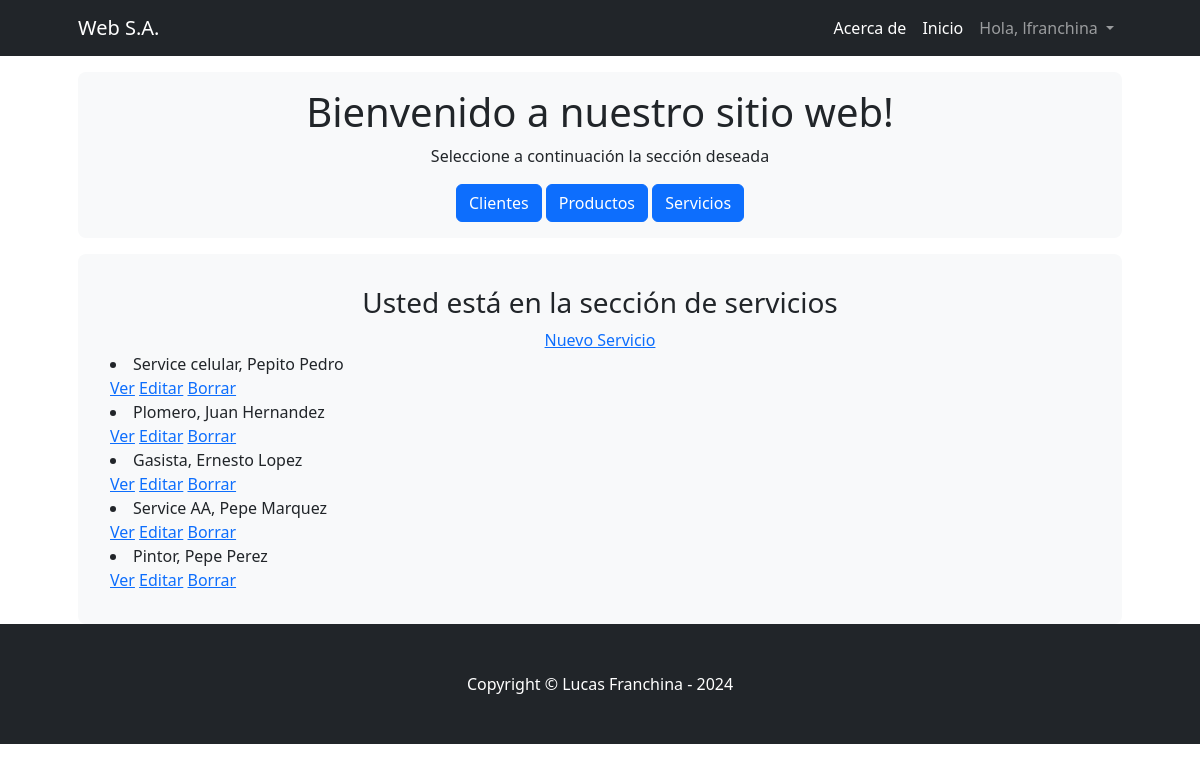
Before: /Appventas/servicios/ (signed in) with the older database file.
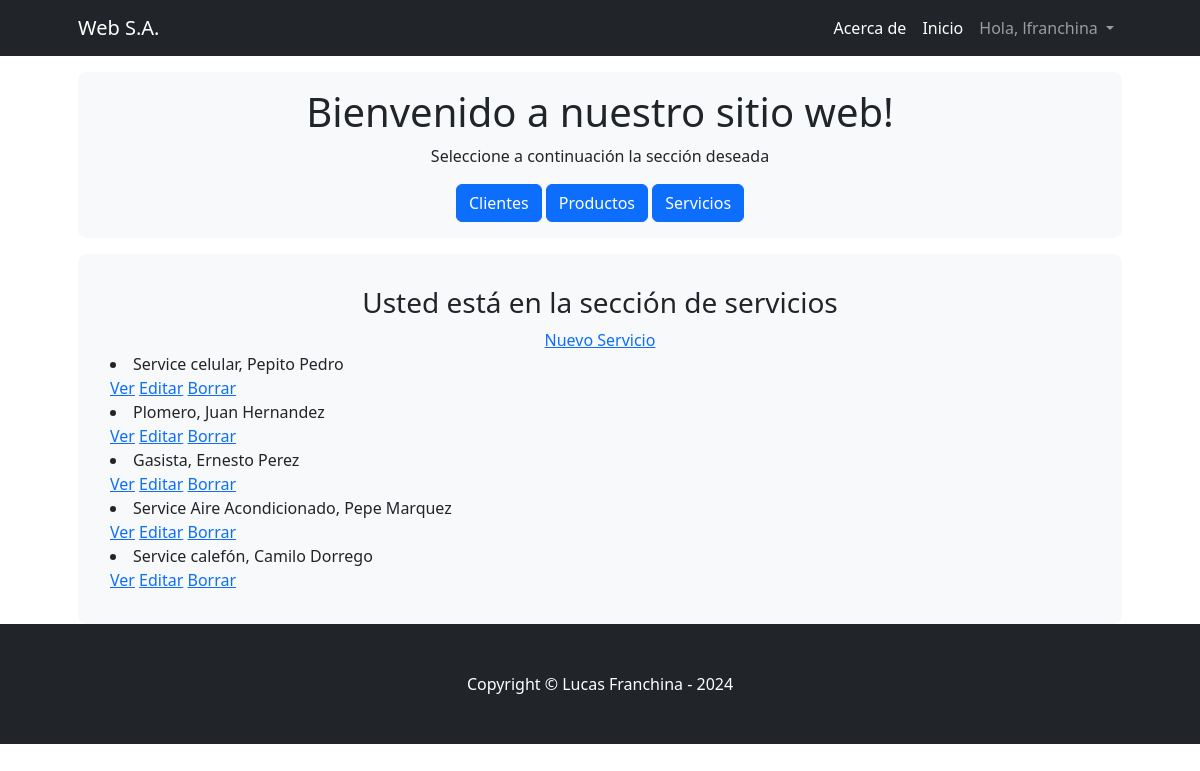
After: the same page with the newer database file.
### Appventas/models.py (models this page shows, shortened)
class Servicios(models.Model):
    servicio = models.CharField(max_length=30)
    precio = models.IntegerField()
    proveedor = models.CharField(max_length=30)
    class Meta:
        verbose_name = "Servicio"
        verbose_name_plural = "Servicios"

### Appventas/views.py (the view)
# urls.py: path('servicios/', views.servicioslistview.as_view(), name='listaservicios'),
class servicioslistview(LoginRequiredMixin, ListView):
    model = Servicios
    template_name = 'appventas/servicios.html'

### Appventas/templates/appventas/servicios.html (shortened to what this page needs)
<!DOCTYPE html>
<html lang="en">
<head>
</head>
<body>
    {% extends "appventas/padre.html" %}
    {% load static %}
    {% block contenidoQueCambia %}
    <div class="container px-lg-5">
        <div class="p-2 p-lg-3 bg-light rounded-3 text-center">
            <div class="m-2 m-lg-3">
                <h3>Usted está en la sección de servicios</h3>
                <a href="{% url 'nuevoservicio' %}">Nuevo Servicio</a>
                <div style="text-align: left;">
                {% for servicio in servicios_list %}
                <li>{{servicio.servicio}}, {{servicio.proveedor}}</li>
                <a href="{% url 'serviciosdetalle' servicio.pk %}">Ver</a> <a href="{% url 'servicioseditar' servicio.pk %}">Editar</a> <a href="{% url 'serviciosborrar' servicio.pk %}">Borrar</a>
                {% endfor %}
            </div>
            </div>
        </div>
    </div>
    {% endblock %}

Changed rows visible on the page:
removed Servicios: servicio "Pintor", proveedor "Pepe Perez"
changed Servicios "Gasista": proveedor "Ernesto Lopez" → "Ernesto Perez"
changed Servicios "Pepe Marquez": servicio "Service AA" → "Service Aire Acondicionado"
added Servicios: servicio "Service calefón", proveedor "Camilo Dorrego"
